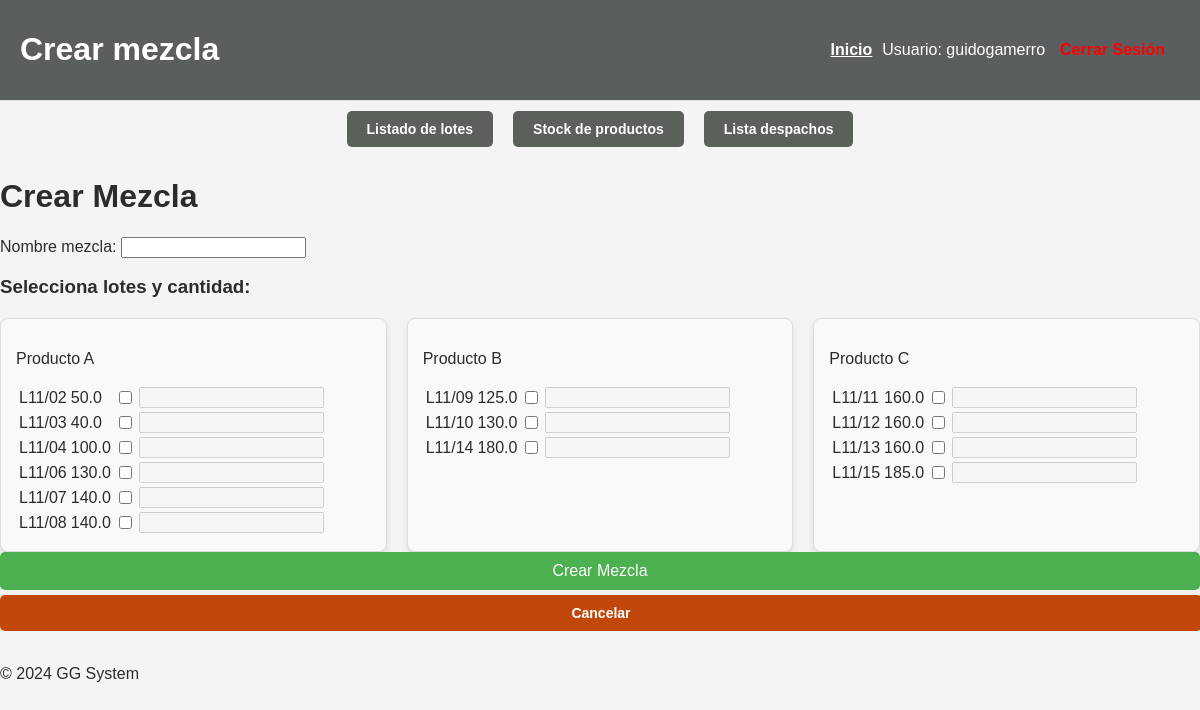
/gestion_lotes/crear_mezcla (signed in), run on the app's committed database.
### gestion_lotes/models.py (models this page shows, shortened)
class Lote(models.Model):
    nombre_lote = models.CharField(max_length=25, unique=True)
    fecha_inicio = models.DateField()
    etapa = models.CharField(max_length=25, default='-')
    estado = models.CharField(max_length=15, choices=[('iniciado','Iniciado'), ('finalizado', 'Finalizado')], default='Iniciado')
    producto = models.CharField(max_length=100, choices=[('prod A', 'Prod A'), ('prod B','Prod B'),('prod C','Prod C')], default="No especificado")
    tipo = models.CharField(max_length=20, choices=[('tipo 1', 'Tipo 1'), ('tipo 2', 'Tipo 2'), ('tipo 3', 'Tipo 3')], default=None)
    fecha_fin = models.DateField(null=True, blank=True)
    cantidad = models.DecimalField(max_digits=10, decimal_places=1, help_text="Cantidad en kg", null=True, blank=True)
    calidad1 = models.IntegerField(choices=[(i, i) for i in range(1, 11)], help_text="Calidad 1 (1-10)", null=True, blank=True, default=1)
    calidad2 = models.IntegerField(choices=[(i, i) for i in range(1, 11)], help_text="Calidad 2 (1-10)", null=True, blank=True, default=1)
    usado = models.BooleanField(default=False)
    tipo_lote = models.CharField(max_length=20, default='individual')
    STATE_CHOICES = [
        ('Activo', 'Activo'),
        ('Desactivado', 'Desactivado'),
    ]
    state = models.CharField(max_length=20, choices=STATE_CHOICES, default='Activo')
    stock = models.DecimalField(max_digits=10, decimal_places=1, null=True, blank=True, default=0)

### gestion_lotes/views.py (the view)
# urls.py: path('crear_mezcla', views.crear_mezcla, name='crear_mezcla'),
def crear_mezcla(request):
    lotes = Lote.objects.filter(stock__gt=0, estado='finalizado')
    if request.method == 'POST':
        form = MezclaForm(request.POST)
        if form.is_valid():
            nombre_mezcla = form.cleaned_data['nombre_mezcla']
            mezcla = Mezcla(nombre_mezcla = nombre_mezcla, cantidad_total=0)
            mezcla.save()
            lotes = request.POST.getlist('lmez')
            cantidades = request.POST.getlist('cant')
            cantidad_total = 0
            lotesp = Lote.objects.filter(id__in=lotes)
            productos = set(lote.producto for lote in lotesp)
            if len(productos) > 1:
                messages.error(request, "No se puede crear la mezcla con lotes de diferentes productos.")
                mezcla.delete()
                return redirect('gestion_lotes:crear_mezcla')
            mezcla.producto = productos.pop()
            for lmez, cant  in zip(lotes,cantidades):
                if cant:
                    cantidad = int(cant)
                    lote = Lote.objects.get(id=lmez)
                    if lote.stock >= cantidad:
                        LoteEnMezcla.objects.create(mezcla=mezcla, lote=lote, cantidad=cantidad)
                        lote.stock -= cantidad
                        lote.usado = True
                        lote.save()
                    else:
                        messages.error(request, f"No hay suficiente stock en el lote {lote.nombre_lote}")
                        mezcla.delete()
                        return redirect('gestion_lotes:crear_mezcla')
                cantidad_total += cantidad
            mezcla.cantidad_total = cantidad_total
            mezcla.stock_restante = cantidad_total
            mezcla.save()
            messages.success(request, 'Mezcla creada exitosamente.')
            return redirect('gestion_lotes:stock_producto')
        else:
            messages.error(request, 'Error en el formulario.')
    else:
        form = MezclaForm()
    return render(request, 'gestion_lotes/crear_mezcla.html', {'form': form, 'lotes': lotes})

### gestion_lotes/forms.py
class MezclaForm(forms.ModelForm):
    class Meta:
        model = Mezcla
        fields = ['nombre_mezcla']

### gestion_lotes/templates/gestion_lotes/crear_mezcla.html (shortened to what this page needs)
{% extends 'base.html' %}
{% load static %}
{% block header %}
    <h1>Crear mezcla</h1>
{% endblock %}
{% block content %}
<div class="conteiner-opc">
    <a href="{% url 'gestion_lotes:lista_lotes' %}" class="button-link-h">Listado de lotes</a>
    <a href="{% url 'gestion_lotes:stock_producto' %}" class="button-link-h">Stock de productos</a>
    <a href="{% url 'gestion_lotes:lista_despachos' %}" class="button-link-h">Lista despachos</a>
</div>
<h1>Crear Mezcla</h1>
<form method="POST">
    {{ form.as_p }}
    <h3>Selecciona lotes y cantidad:</h3>
    <div class="lote-detalle-container">
    <div>
        <p>Producto A</p>
        <table>
            {% for lote in lotes %}
                {% if lote.producto == 'prod A' %}
                    <div>
                    <tr>
                        <td><label>{{ lote.nombre_lote }}</label></td>
                        <td><label>{{ lote.stock }}</label></td>
                        <td><input type="checkbox" name="lmez" id="lmez" class="lmez" value="{{ lote.id }}"></td>
                        <td><input type="number" name="cant" id="cant" class="cant" disabled></td>
                    </tr>
                    </div>
                {% endif %}
            {% endfor %}
            </table>
    </div>
    <div>
        <p>Producto B</p>
        <table>
            {% for lote in lotes %}
                {% if lote.producto == 'prod B' %}
                    <div>
                    <tr>
                        <td><label>{{ lote.nombre_lote }}</label></td>
                        <td><label>{{ lote.stock }}</label></td>
                        <td><input type="checkbox" name="lmez" id="lmez" class="lmez" value="{{ lote.id }}"></td>
                        <td><input type="number" name="cant" id="cant" class="cant" disabled></td>
                    </tr>
                    </div>
                {% endif %}
            {% endfor %}
            </table>
    </div>
    <div>
        <p>Producto C</p>
        <table>
        {% for lote in lotes %}
            {% if lote.producto == 'prod C' %}
                <div>
                <tr>
                    <td><label>{{ lote.nombre_lote }}</label></td>
                    <td><label>{{ lote.stock }}</label></td>
                    <td><input type="checkbox" name="lmez" id="lmez" class="lmez" value="{{ lote.id }}"></td>
                    <td><input type="number" name="cant" id="cant" class="cant" disabled></td>
                </tr>
                </div>
            {% endif %}
        {% endfor %}
        </table>
    </div>
    </div>
    <button type="submit" class="submit-button">Crear Mezcla</button>
</form>
<a href="{% url 'gestion_lotes:stock_producto' %}" class="button-link" style="width: 98.5%; padding: 10px; margin-top: 5px;">Cancelar</a>
{% endblock %}

### gestion_lotes/templates/base.html (shortened to what this page needs)
{% load static %}
<!DOCTYPE html>
<html lang="es">
<head>
    <link rel="stylesheet" href="{% static 'css/estilo.css' %}">
    <link href="https://cdnjs.cloudflare.com/ajax/libs/font-awesome/6.0.0-beta3/css/all.min.css" rel="stylesheet">
</head>
<body>
    <header class="main-header">
        <div>
            {% block header %}
            {% endblock %}
        </div>
        <nav class="navbar">
            <a href="{% url 'home:pagina_inicial' %}">Inicio</a>
            <span class="user-info">
                Usuario: {{ user.username }}
            </span>
            <a href="{% url 'usuarios:logout' %}" class="btn btn-danger">Cerrar Sesión</a>
        </nav>
    </header>
    <main>
        {% block content %}
        {% endblock %}
    </main>
    <br>
    <footer>
        <p>&copy; 2024 GG System</p>
    </footer>
</body>
</html>

### gestion_lotes/static/css/estilo.css (style rules this page uses)
body { background-color: #f4f4f4; color: #2c2c2c; font-family: Arial, sans-serif; margin: 0; }
header { background-color: #333333; color: white; padding: 10px 20px; display: flex; justify-content: space-between; align-items: center; position: sticky; top: 0; z-index: 1000; }
header a { color: white; text-decoration: none; margin: 0 10px; font-weight: bold; }
button { font-size: 14px; padding: 10px 15px; border: none; border-radius: 5px; cursor: pointer; }
a { text-decoration: underline; }
.main-header { background-color: #5b5e5f; padding: 10px 20px; border-bottom: 1px solid #ddd; }
.navbar { display: flex; justify-content: space-between; align-items: center; }
.navbar .btn { margin: 0 5px; text-decoration: none; color: #333; }
.navbar .btn-danger { color: red; padding: 5px 10px; border-radius: 5px; }
nav a { text-decoration: underline; }
.button-link { display: inline-block; padding: 10px 20px; font-size: 14px; font-weight: bold; color: #fff; background-color: #c1470a; text-align: center; text-decoration: none; border-radius: 5px; }
.button-link-h { display: inline-block; padding: 10px 20px; font-size: 14px; font-weight: bold; color: #fff; background-color: #5b605b; text-align: center; text-decoration: none; border-radius: 5px; }
.conteiner-opc { display: flex; justify-content: center; align-items: center; }
.conteiner-opc a { margin: 10px; }
.lote-detalle-container { display: flex; justify-content: space-between; gap: 20px; margin-top: 20px; }
.lote-detalle-container > div { flex: 1; border: 1px solid #ddd; padding: 15px; border-radius: 8px; background-color: #f9f9f9; box-shadow: 0px 4px 6px rgba(0, 0, 0, 0.1); }
.submit-button { width: 100%; padding: 10px; background-color: #4CAF50; color: #fff; font-size: 16px; border: none; border-radius: 5px; cursor: pointer; transition: background-color 0.3s; }

### data on the page
Lote: nombre_lote "L11/02", stock "50.0"
Lote: nombre_lote "L11/03", stock "40.0"
Lote: nombre_lote "L11/04", stock "100.0"
Lote: nombre_lote "L11/06", stock "130.0"
Lote: nombre_lote "L11/07", stock "140.0"
Lote: nombre_lote "L11/08", stock "140.0"
Lote: nombre_lote "L11/09", stock "125.0"
Lote: nombre_lote "L11/10", stock "130.0"
Lote: nombre_lote "L11/14", stock "180.0"
Lote: nombre_lote "L11/11", stock "160.0"
Lote: nombre_lote "L11/12", stock "160.0"
Lote: nombre_lote "L11/13", stock "160.0"
Lote: nombre_lote "L11/15", stock "185.0"

### other printed values
{{ user.username }} "guidogamerro"
